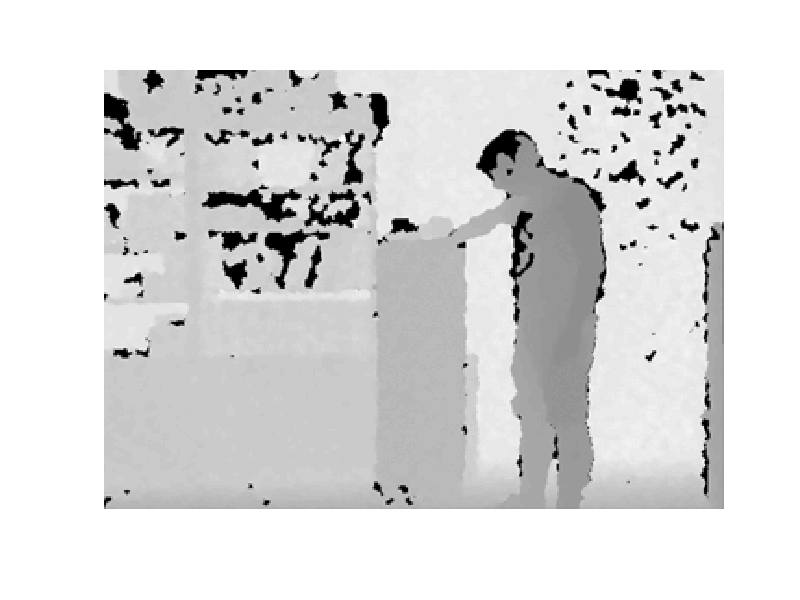
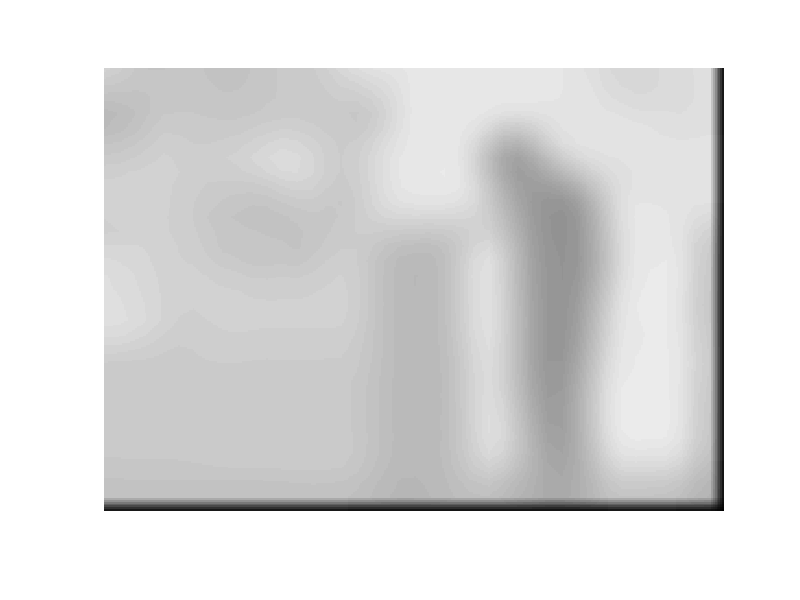
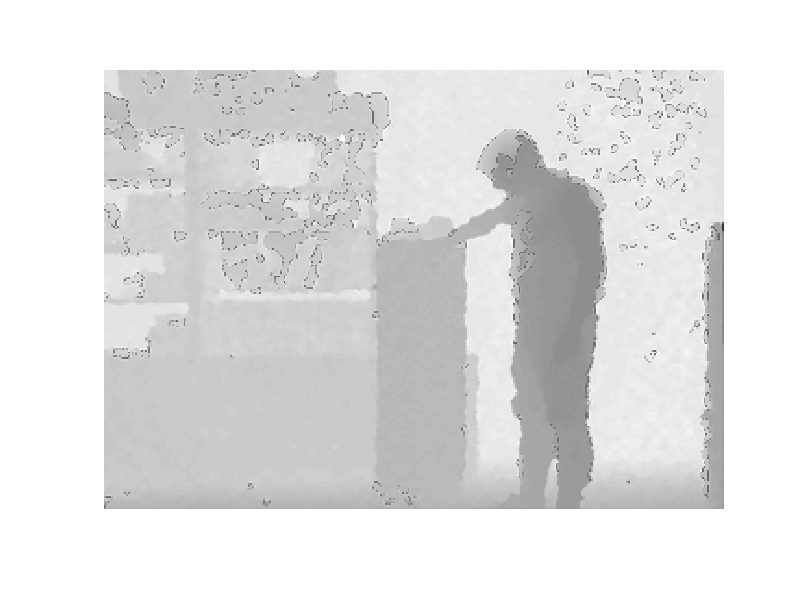

The MATLAB source for these figures, in order:
%% GAUSSIAN HOLE FILLING

clear
clc

% USER PARAMETERS (works with hf2-7.mat)
%load hf2.mat
load depthframe_1.mat

BW = 7;                     % Gaussian blur width in pixels (odd number)
thrHole = 100;              % Threshold for possible hole detecting
T = 3;                      % Times to be reduced

% Determine dimensions of original image
[H W] = size(orig);

% Create Gaussian Kernel
GK = zeros(BW);
l = round(BW/2-1);
for i=-l:l
    for j=-l:l
        GK(j+l+1,i+l+1) = exp(-(i^2 + j^2)/2);
    end
end
GK = GK/sum(sum(GK));

% Detect holes: 
test = orig.*uint8(orig > thrHole);          % Apply threshold

% Start reduction
Hi = H;
Wi = W;
bef = test;
n = 0;

while n<T
    
    % Initialize reducted image
    Wi = round(Wi/2 + 0.1);
    Hi = round(Hi/2 + 0.1);
    red = zeros(Hi,Wi);
    
    % Reduce image applying Gaussian filter
    for x=1:Wi
        for y=1:Hi
            
            a = zeros(BW);
            for i=-l:l
                for j=-l:l
                    xp = 2*x-1+i;
                    yp = 2*y-1+j;
                    
                    if xp<1 || xp>length(bef(1,:)) || yp<1 || yp>length(bef(:,1))
                        continue;
                    end
                    
                    a(j+l+1,i+l+1) = bef(yp,xp);
                end
            end
            
            nz = sum(sum(a~=0));        % Number of non-zeros in a
            
            if nz == 0
                red(y,x) = 0;
            elseif nz == 15
                red(y,x) = sum(sum(GK.*a));
            else
                red(y,x) = sum(sum(a))/nz;
            end
        end
    end
    
    n = n+1;
    bef = red;
end
        

n = 0;
while n<T
    
    amp = zeros(2*Hi,2*Wi);
    
    for x=1:Wi
        for y=1:Hi
            amp(2*y-1,2*x-1) = bef(y,x);
        end
    end

    % Perform interpolation on each axis
    for x=1:Wi
        for y=1:Hi

            % Interpolate in X-axis direction
            if (x == Wi)
                amp(2*y-1,2*x) = amp(2*y-1,2*x-1)/2;
            else
                amp(2*y-1,2*x) = (amp(2*y-1,2*x-1) + amp(2*y-1,2*x+1))/2;
            end

            % Interpolate in Y-axis direction
            if (y == Hi)
                amp(2*y,2*x-1) = amp(2*y-1,2*x-1)/2;
            else
                amp(2*y,2*x-1) = (amp(2*y-1,2*x-1) + amp(2*y+1,2*x-1))/2;
            end   
        end
    end

    % Interpolate the pixels left
    for x=1:Wi
        for y=1:Hi

            if(x == Wi)
                amp(2*y,2*x) = amp(2*y,2*x-1)/2;
            else
                amp(2*y,2*x) = (amp(2*y,2*x-1) + amp(2*y,2*x+1))/2;
            end
        end
    end
    
    Wi = 2*Wi;
    Hi = 2*Hi;
    bef = amp;    
    n = n+1;

end

final = test;
for x=1:Wi
    for y=1:Hi
        
        if x>W || y>H
            continue;
        end
        
        if final(y,x) == 0
            final(y,x) = amp(y,x);
        end
    end
end

figure(1)
imshow(orig,[0 255])
figure(2)
imshow(amp,[0 255])
figure(3)
imshow(final,[0 255])
